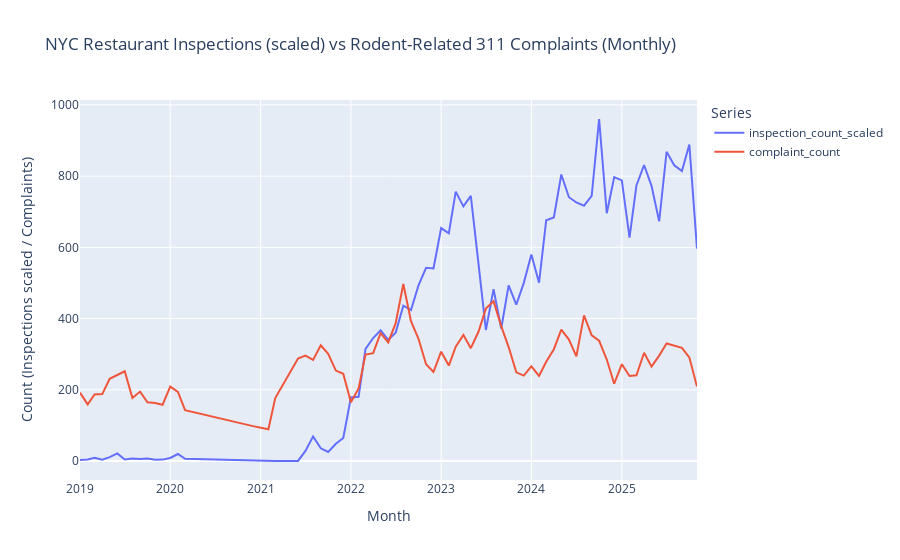

Notebook cell for this chart:
### Markdown cell above
Okay, this plot isn't useful, as counts for restaurant inspections are much higher than counts for rodent complaints. I asked ChatGPT how to create a dual y-axis plot, which should allow us to better see the relative trends in both. That seemed too complicated, though, so I decided to just create another column by dividing inspections by 10, to scale it appropriately. Here, I asked ChatGPT how to label the axes.

### Code cell
import plotly.express as px

monthly_merged["inspection_count_scaled"] = monthly_merged["inspection_count"] / 10

fig = px.line(
    monthly_merged,
    x="month",
    y=["inspection_count_scaled", "complaint_count"],
    labels={
        "month": "Month",
        "value": "Count: (Inspections (10s) vs. Complaints)",
        "variable": "Series",
    },
    title="NYC Restaurant Inspections (10s) vs Rodent-Related Restaurant 311 Complaints (Monthly 2019-2025)",
)

fig.show()

### Figure 1 — Plotly figure (JSON) as saved in the notebook; plotly's stock layout.template omitted (floating-point values rounded to 4 significant figures)
{"data": [{"hovertemplate": "Series=inspection_count_scaled<br>Month=%{x}<br>Count (Inspections scaled / Complaints)=%{y}<extra></extra>", "legendgroup": "inspection_count_scaled", "line": {"color": "#636efa", "dash": "solid"}, "marker": {"symbol": "circle"}, "mode": "lines", "name": "inspection_count_scaled", "orientation": "v", "showlegend": true, "type": "scatter", "x": ["2019-01", "2019-02", "2019-03", "2019-04", "2019-05", "2019-06", "2019-07", "2019-08", "2019-09", "2019-10", "2019-11", "2019-12", "2020-01", "2020-02", "2020-03", "2020-12", "2021-02", "2021-03", "2021-06", "2021-07", "2021-08", "2021-09", "2021-10", "2021-11", "2021-12", "2022-01", "2022-02", "2022-03", "2022-04", "2022-05", "2022-06", "2022-07", "2022-08", "2022-09", "2022-10", "2022-11", "2022-12", "2023-01", "2023-02", "2023-03", "2023-04", "2023-05", "2023-06", "2023-07", "2023-08", "2023-09", "2023-10", "2023-11", "2023-12", "2024-01", "2024-02", "2024-03", "2024-04", "2024-05", "2024-06", "2024-07", "2024-08", "2024-09", "2024-10", "2024-11", "2024-12", "2025-01", "2025-02", "2025-03", "2025-04", "2025-05", "2025-06", "2025-07", "2025-08", "2025-09", "2025-10", "2025-11"], "xaxis": "x", "y": [2.8, 4.3, 8.8, 3.9, 11.0, 21.3, 4.3, 6.8, 5.7, 7.3, 3.4, 4.0, 8.7, 19.7, 6.2, 0.1, 0.4, 0.1, 0.2, 28.6, 69.2, 35.7, 25.4, 48.5, 64.7, 178.4, 180.4, 314.9, 345.4, 367.4, 340.4, 360.6, 436.3, 424.2, 492.6, 542.8, 541.0, 654.2, 639.3, 756.6, 715.2, 744.7, 554.1, 368.1, 482.8, 372.2, 493.1, 438.9, 499.6, 580.0, 500.9, 676.3, 683.9, 804.6, 740.9, 726.1, 717.1, 744.6, 960.5, 695.8, 797.1, 788.2, 627.7, 773.8, 831.3, 772.7, 673.0, 868.5, 830.7, 814.2, 888.9, 596.6], "yaxis": "y"}, {"hovertemplate": "Series=complaint_count<br>Month=%{x}<br>Count (Inspections scaled / Complaints)=%{y}<extra></extra>", "legendgroup": "complaint_count", "line": {"color": "#EF553B", "dash": "solid"}, "marker": {"symbol": "circle"}, "mode": "lines", "name": "complaint_count", "orientation": "v", "showlegend": true, "type": "scatter", "x": ["2019-01", "2019-02", "2019-03", "2019-04", "2019-05", "2019-06", "2019-07", "2019-08", "2019-09", "2019-10", "2019-11", "2019-12", "2020-01", "2020-02", "2020-03", "2020-12", "2021-02", "2021-03", "2021-06", "2021-07", "2021-08", "2021-09", "2021-10", "2021-11", "2021-12", "2022-01", "2022-02", "2022-03", "2022-04", "2022-05", "2022-06", "2022-07", "2022-08", "2022-09", "2022-10", "2022-11", "2022-12", "2023-01", "2023-02", "2023-03", "2023-04", "2023-05", "2023-06", "2023-07", "2023-08", "2023-09", "2023-10", "2023-11", "2023-12", "2024-01", "2024-02", "2024-03", "2024-04", "2024-05", "2024-06", "2024-07", "2024-08", "2024-09", "2024-10", "2024-11", "2024-12", "2025-01", "2025-02", "2025-03", "2025-04", "2025-05", "2025-06", "2025-07", "2025-08", "2025-09", "2025-10", "2025-11"], "xaxis": "x", "y": [192.0, 159.0, 187.0, 188.0, 231.0, 241.0, 252.0, 177.0, 195.0, 165.0, 163.0, 158.0, 209.0, 194.0, 143.0, 98.0, 89.0, 177.0, 288.0, 296.0, 284.0, 325.0, 301.0, 254.0, 245.0, 165.0, 204.0, 299.0, 303.0, 359.0, 333.0, 387.0, 497.0, 393.0, 344.0, 272.0, 250.0, 307.0, 268.0, 321.0, 354.0, 317.0, 363.0, 428.0, 449.0, 379.0, 320.0, 249.0, 240.0, 266.0, 239.0, 279.0, 314.0, 369.0, 341.0, 294.0, 409.0, 353.0, 338.0, 285.0, 217.0, 272.0, 239.0, 241.0, 304.0, 265.0, 296.0, 330.0, 325.0, 318.0, 291.0, 209.0], "yaxis": "y"}], "layout": {"legend": {"title": {"text": "Series"}, "tracegroupgap": 0}, "title": {"text": "NYC Restaurant Inspections (scaled) vs Rodent-Related 311 Complaints (Monthly)"}, "xaxis": {"anchor": "y", "domain": [0, 1], "title": {"text": "Month"}}, "yaxis": {"anchor": "x", "domain": [0, 1], "title": {"text": "Count (Inspections scaled / Complaints)"}}}}
